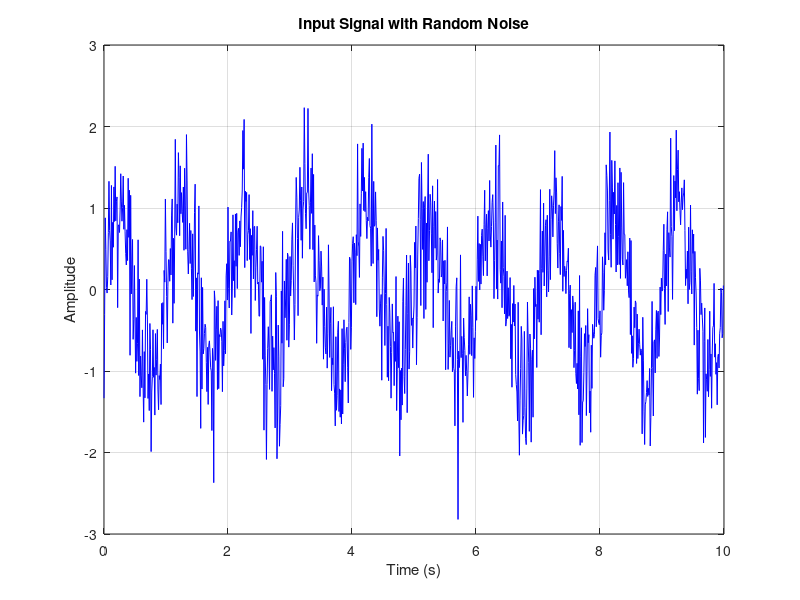

MATLAB code to generate this figure:
% Input Signal + Random Noise
clc;
clear;
close all;

% กำหนดตัวแปร
N = 1000;              % จำนวนจุดข้อมูล
fs = 100;              % ความถี่สุ่มตัวอย่าง 100 Hz
n = 0:N-1;             % ลำดับจุดข้อมูล
t = n/fs;              % เวลา

% สร้างสัญญาณต้นฉบับ
s1 = sin(2*pi*1*n/fs);

% เพิ่ม Random Noise เข้าไปในสัญญาณ
rng(1);                % ให้ Noise เหมือนเดิมทุกครั้งที่รัน
x1 = s1 + 0.5*randn(1,N);

% แสดงกราฟสัญญาณที่มี Noise
figure;
plot(t,x1,'b');
xlabel('Time (s)');
ylabel('Amplitude');
title('Input Signal with Random Noise');
grid on;
